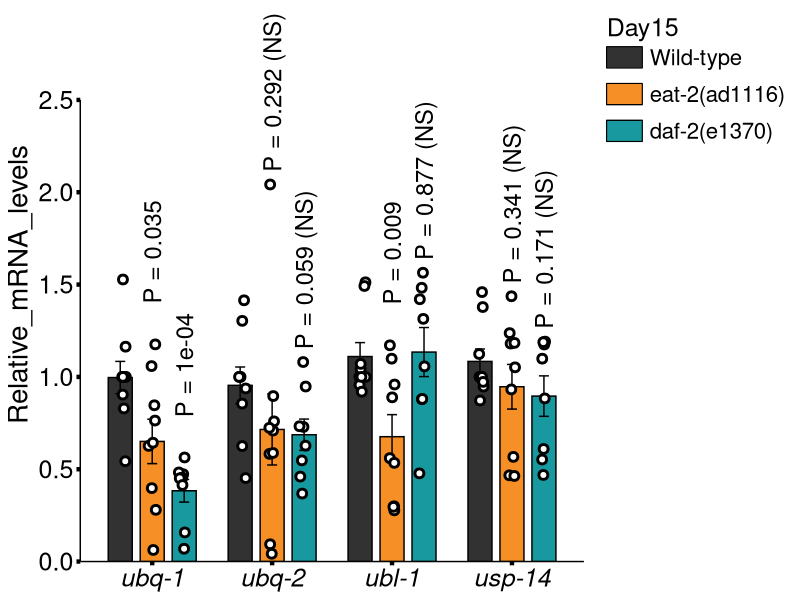
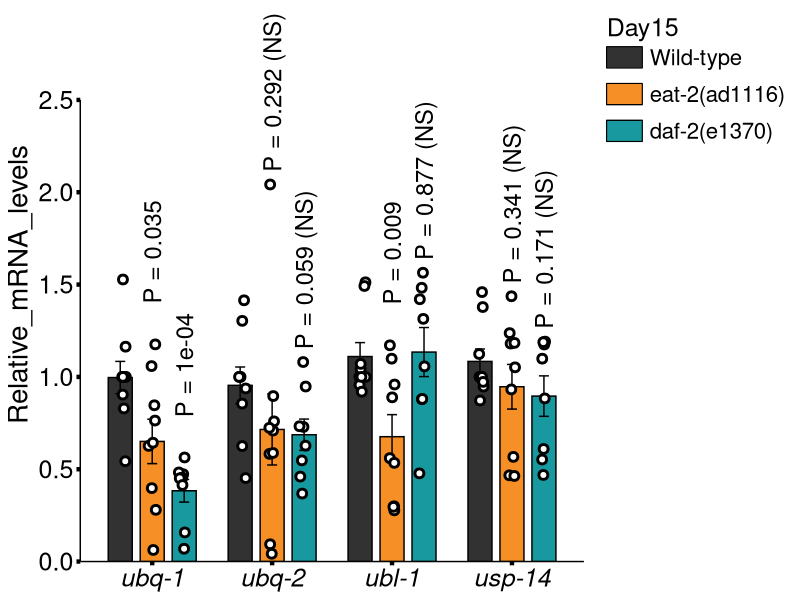
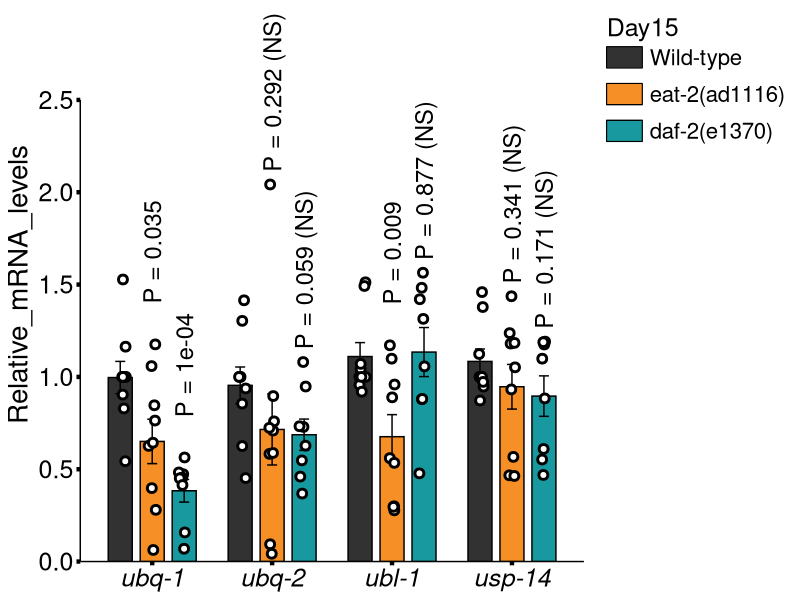

Generate these figures, in order, with R:
library(tidyverse)
library(reshape2)
library(rstatix)

#读入数据
data  = readxl::read_xlsx("data.xlsx")

#根据group、Day15合并数值列：
#使用factor固定绘图顺序,并使用mutate创建新变量
df <- melt(data, id=c('group','Day15')) %>%
  rename("Relative_mRNA_levels"=value) %>%
  mutate(group = factor(group, levels=c("ubq-1", "ubq-2", "ubl-1", "usp-14")),
         Day15 = factor(Day15, levels = c("Wild-type", "eat-2(ad1116)", "daf-2(e1370)"))) -> df

##组内差异显著性
df %>% 
  group_by(group) %>% 
  t_test(Relative_mRNA_levels ~ Day15,
         ref.group = "Wild-type") %>% 
  mutate(p = round(p, 4),
         p.signif = case_when(p < 0.05 ~ "",
                              .default = " (NS)")) -> df_test

df %>% 
  group_by(group, Day15) %>% 
  slice_max(Relative_mRNA_levels, with_ties = FALSE) %>% 
  left_join(df_test,
            join_by(group==group, Day15==group2)) %>% 
  mutate(group = factor(group, levels=c("ubq-1", "ubq-2", "ubl-1", "usp-14")),
         Day15 = factor(Day15, levels = c("Wild-type", "eat-2(ad1116)", "daf-2(e1370)")))-> df_lab



##作图
#pal = c("#010101", "#ff2604", "#02f702") #Nature文章的颜色
pal = c("#323232", "#f68f26", "#18999f")

ggplot(data = df ,
       aes(x=group, y=Relative_mRNA_levels)) +
  geom_bar(aes(fill=Day15),
           stat = "summary", fun="mean", color="black",
           position = position_dodge2(padding = 0.25), width = 0.8) +
  stat_summary(aes(group=Day15),
               geom = "errorbar",fun.data = "mean_se",
               width=0.25, position = position_dodge(width = 0.8)) +
  geom_jitter(aes(color=Day15),
              position = position_jitterdodge(jitter.width = 0.15), 
              shape=21, fill="white", size=2, stroke=1.5) +
  geom_text(data = df_lab,
            aes(x=group, y=Relative_mRNA_levels + 0.5, 
                group=Day15,label=str_c("P = ", p, p.signif)),
            position = position_dodge(width = 0.8),
            angle=90, size=6) +
  scale_fill_manual(values = pal) +
  scale_color_manual(values = c("black", "black", "black"),
                     guide = "none") +
  scale_y_continuous(limits = c(0, 3),
                     expand = c(0, 0),
                     breaks = seq(0, 2.5, 0.5)) +
  guides(y = guide_axis(cap = "upper")) +
  theme_classic() +
  theme(axis.title.x = element_blank(),
        axis.title.y = element_text(color = 'black',size = 20),
        axis.ticks = element_line(linewidth = 1.5, color='black'),
        axis.text.x = element_text(color = 'black',size = 18,face = "italic"),
        axis.text.y = element_text(color = 'black',size = 18),
        legend.title = element_text(color = 'black',size = 18),
        legend.text = element_text(color = 'black',size = 16),
        legend.justification  = "top",
        legend.location = "plot",
        legend.key.height = unit(0.5, "mm"),
        legend.key.width = unit(9, "mm"),
        legend.key.spacing.y = unit(4, "mm"),
        legend.key = element_rect(linewidth = 0.5, color="black"),
        strip.background = element_rect(color = NA),
        panel.spacing = unit(0, "mm"))

ggsave("bar-groups-error-dot.png", width = 9, height = 6, dpi = 600)
ggsave("bar-groups-error-dot.pdf", width = 9, height = 6)
